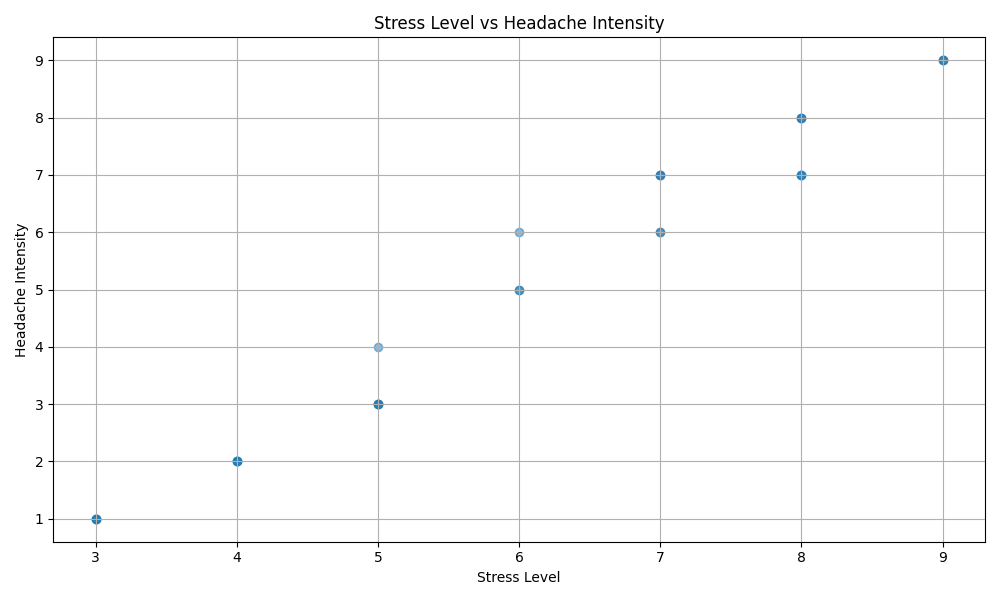

Here is the Python script that generated this plot:
import pandas as pd
import matplotlib.pyplot as plt

# Load the dataset
data = pd.read_csv('headache_data.csv')

# Scatter plot of stress levels vs headache intensity
plt.figure(figsize=(10, 6))
plt.scatter(data['stress_level'], data['headache_intensity'], alpha=0.5)
plt.title('Stress Level vs Headache Intensity')
plt.xlabel('Stress Level')
plt.ylabel('Headache Intensity')
plt.grid(True)
plt.tight_layout()
plt.savefig("Stress/stress_vs_headache.png")

# Insight extraction
high_stress_days = data[data["stress_level"] >= 7]

if len(high_stress_days) > 0 and high_stress_days["headache_intensity"].mean() > data["headache_intensity"].mean():
    print("Insight: Headaches tend to be more intense on high-stress days (stress level ≥ 7).")
else:
    print("No clear relationship between stress level and headache intensity in this sample.")
